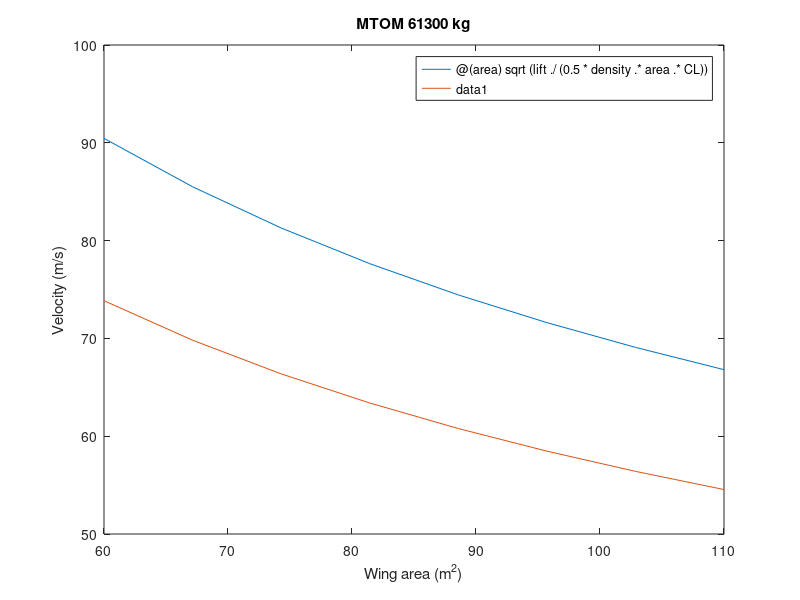

The MATLAB source for this figure: (Note: this script raises an error after producing the figure.)
%% Wing area approximaitons

clear all; close all; clc;

%% Spec numbers
% Max landing speed


%% Take off
lift = 61300*9.81;
density = 1.225;

area_min = 60;
area_max = 110;

CL = 2;
velocity = @(area) sqrt(lift./(0.5*density.*area.*CL));
fplot(velocity, [area_min, area_max])
hold on

CL = 3;
velocity = @(area) sqrt(lift./(0.5*density.*area.*CL));
fplot(velocity, [area_min, area_max])

xlabel("Wing area (m^2)")
ylabel("Velocity (m/s)")
title("MTOM 61300 kg")
yline(72);


x = [0 400 400 0];
y = [72 72 400 400];
patch(x,y,'red','FaceAlpha',.3)
axis([60 105 50 100])



legend("Landing CL = 2", "Landing CL = 3", "Max Landing Speed")